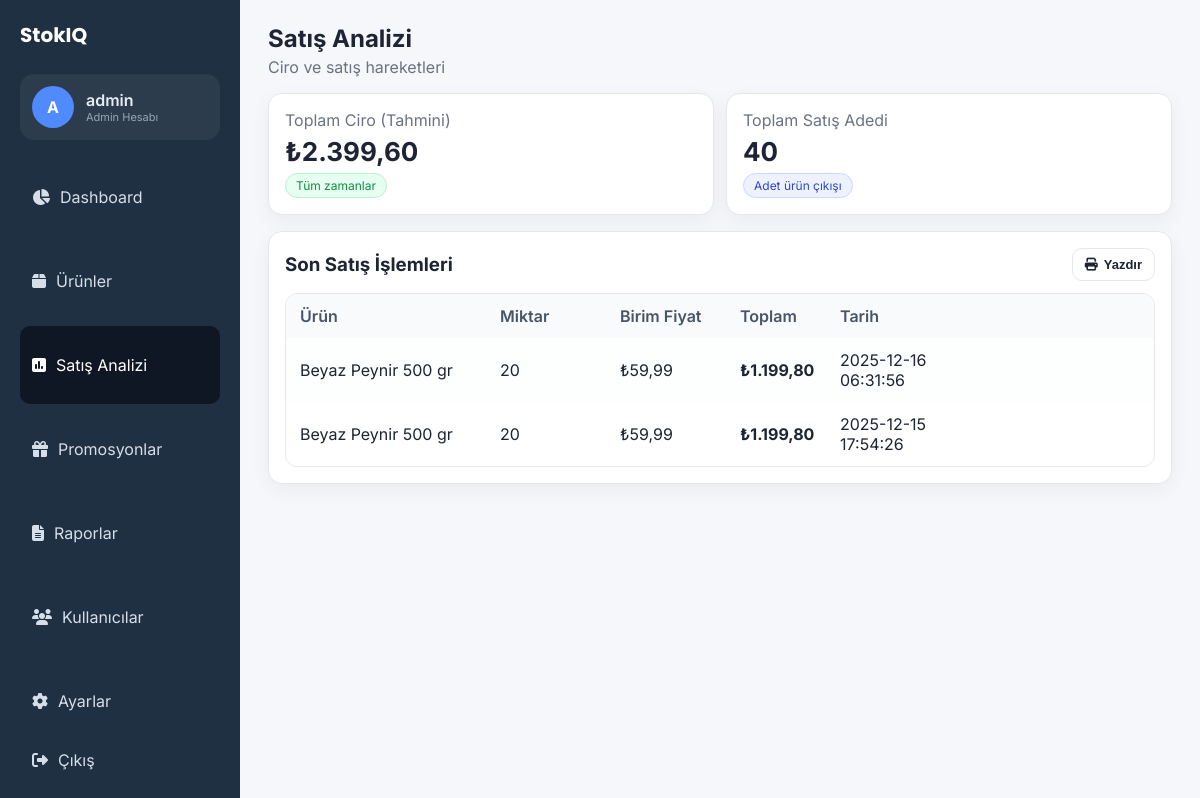
/sales.php (signed in), run on the app's committed database.
### tables this page shows
CREATE TABLE IF NOT EXISTS `stok_hareketleri` (
  `hareket_id` int NOT NULL AUTO_INCREMENT,
  `urun_id` int NOT NULL,
  `tip` enum('GIRIS','CIKIS','IADE','SAYIM') NOT NULL,
  `miktar` int NOT NULL,
  `tarih` datetime NOT NULL DEFAULT CURRENT_TIMESTAMP,
  `aciklama` varchar(255) DEFAULT NULL,
  PRIMARY KEY (`hareket_id`),
  KEY `fk_hareket_urun` (`urun_id`)
);

CREATE TABLE IF NOT EXISTS `urunler` (
  `urun_id` int NOT NULL AUTO_INCREMENT,
  `barkod` varchar(50) DEFAULT NULL,
  `urun_adi` varchar(150) NOT NULL,
  `kategori_id` int NOT NULL,
  `alis_fiyat` decimal(10,2) DEFAULT NULL,
  `satis_fiyat` decimal(10,2) NOT NULL,
  `stok_miktar` int NOT NULL DEFAULT '0',
  `stok_alt_limit` int NOT NULL DEFAULT '0',
  `skt` date DEFAULT NULL,
  `birim` enum('adet','kg','lt') NOT NULL DEFAULT 'adet',
  `aktif_mi` tinyint(1) NOT NULL DEFAULT '1',
  PRIMARY KEY (`urun_id`),
  KEY `fk_urun_kategori` (`kategori_id`)
);

### public/sales.php (the view, shortened to what this page needs)
<?php
require_once __DIR__ . '/layout.php';
$pdo = get_db_connection();
$ciroQuery = "
    SELECT SUM(h.miktar * u.satis_fiyat)
    FROM stok_hareketleri h
    JOIN urunler u ON u.urun_id = h.urun_id
    WHERE h.tip = 'CIKIS'
";
$totalRevenue = (float)$pdo->query($ciroQuery)->fetchColumn();
$totalSold = (int)$pdo->query("SELECT SUM(miktar) FROM stok_hareketleri WHERE tip = 'CIKIS'")->fetchColumn();
$lastSales = $pdo->query("
    SELECT h.*, u.urun_adi, u.satis_fiyat, (h.miktar * u.satis_fiyat) as toplam_tutar
    FROM stok_hareketleri h
    JOIN urunler u ON u.urun_id = h.urun_id
    WHERE h.tip = 'CIKIS'    -- Sadece satışları getir
    ORDER BY h.tarih DESC    -- En yeniden eskiye doğru sırala
    LIMIT 50                 -- Sayfa şişmesin diye son 50 işlemi getir
")->fetchAll();
?>
<div class="grid two">
    <div class="card stat">
        <div>
            <p class="label">Toplam Ciro (Tahmini)</p>
            <h2>₺<?php echo number_format($totalRevenue, 2, ',', '.'); ?></h2>
            <span class="pill success">Tüm zamanlar</span>
        </div>
    </div>
    <div class="card stat">
        <div>
            <p class="label">Toplam Satış Adedi</p>
            <h2><?php echo $totalSold; ?></h2>
            <span class="pill info">Adet ürün çıkışı</span>
        </div>
    </div>
</div>
<div class="card">
    <div class="card-header">
        <h3>Son Satış İşlemleri</h3>
        <button class="btn ghost small" onclick="window.print()"><i class="fa fa-print"></i> Yazdır</button>
    </div>
    <div class="table">
        <div class="table-head">
            <div>Ürün</div>
            <div>Miktar</div>
            <div>Birim Fiyat</div>
            <div>Toplam</div>
            <div>Tarih</div>
        </div>
        <?php foreach ($lastSales as $row): ?>
        <div class="table-row">
            <div><?php echo htmlspecialchars($row['urun_adi']); ?></div>
            <div><?php echo $row['miktar']; ?></div>
            <div>₺<?php echo number_format((float)$row['satis_fiyat'], 2, ',', '.'); ?></div>
            <div style="font-weight:bold;">₺<?php echo number_format((float)$row['toplam_tutar'], 2, ',', '.'); ?></div>
            <div><?php echo $row['tarih']; ?></div>
        </div>
        <?php endforeach; ?>
    </div>
</div>

### public/assets.css (style rules this page uses)
:root { --bg: #f5f7fb; --sidebar: #1f3042; --primary: #4f8bff; --primary-dark: #2f6ee6; --success: #2ebf6c; --warning: #f2a93b; --danger: #e74c3c; --info: #6c7ffb; --text: #1d2433; --muted: #6b7280; --card: #ffffff; --border: #e5e7eb; --radius: 14px; }
* { box-sizing: border-box; }
body { margin: 0; font-family: 'Inter', system-ui, -apple-system, sans-serif; background: var(--bg); color: var(--text); }
.card { background: var(--card); border-radius: var(--radius); padding: 16px; border: 1px solid var(--border); box-shadow: 0 6px 20px rgba(17,24,39,0.05); }
.card-header { display: flex; align-items: center; justify-content: space-between; margin-bottom: 12px; gap: 12px; }
.card-header h3 { margin: 0; }
.grid { display: grid; gap: 12px; }
.grid.two { grid-template-columns: repeat(auto-fit,minmax(320px,1fr)); }
.stat h2 { margin: 6px 0; font-size: 26px; }
.label { color: var(--muted); margin: 0; }
.pill { display: inline-flex; align-items: center; gap: 6px; padding: 4px 10px; border-radius: 999px; font-size: 12px; border: 1px solid transparent; }
.pill.success { background: #e7fff1; color: #138a49; border-color: #b9f1cf; }
.pill.info { background: #eef2ff; color: #3048c7; border-color: #cfd6ff; }
.table { width: 100%; border: 1px solid var(--border); border-radius: 12px; overflow: hidden; }
.table-head, .table-row { display: grid; grid-template-columns: 2fr 1.2fr 1.2fr 1fr 1fr 1fr 1fr; padding: 12px 14px; align-items: center; }
.table-head { background: #f8fafc; font-weight: 600; color: #475569; }
.table-row:nth-child(odd) { background: #fff; }
.table-row:nth-child(even) { background: #fdfefe; }
.btn { display: inline-flex; align-items: center; justify-content: center; gap: 6px; padding: 10px 14px; border-radius: 10px; border: 1px solid var(--border); background: #fff; cursor: pointer; font-weight: 600; }
.btn.ghost { background: #fff; color: var(--text); }
.btn.small { padding: 8px 12px; font-size: 13px; }

### data on the page
stok_hareketleri: urun.urun_adi "Beyaz Peynir 500 gr", miktar "20", urun.satis_fiyat "59,99", toplam_tutar "1.199,80", tarih "2025-12-16 06:31:56"
stok_hareketleri: urun.urun_adi "Beyaz Peynir 500 gr", miktar "20", urun.satis_fiyat "59,99", toplam_tutar "1.199,80", tarih "2025-12-15 17:54:26"

### other printed values
$initial "A"
$displayName "admin"
$role "Admin"
$item['label'] "Dashboard"
$item['label'] "Ürünler"
$item['label'] "Satış Analizi"
$item['label'] "Promosyonlar"
$item['label'] "Raporlar"
$item['label'] "Kullanıcılar"
$item['label'] "Ayarlar"
$title "Satış Analizi"
$subtitle "Ciro ve satış hareketleri"
$totalRevenue "2.399,60"
$totalSold "40"
